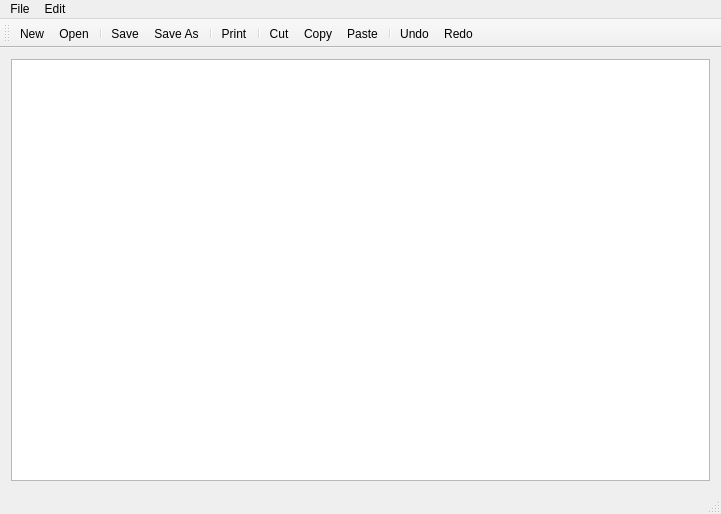
<?xml version="1.0" encoding="UTF-8"?>
<ui version="4.0">
 <class>Notepad</class>
 <widget class="QMainWindow" name="Notepad">
  <property name="geometry">
   <rect>
    <x>0</x>
    <y>0</y>
    <width>721</width>
    <height>514</height>
   </rect>
  </property>
  <property name="windowTitle">
   <string>Notepad</string>
  </property>
  <widget class="QWidget" name="centralWidget">
   <layout class="QVBoxLayout" name="verticalLayout">
    <item>
     <widget class="QTextEdit" name="textEdit"/>
    </item>
   </layout>
  </widget>
  <widget class="QMenuBar" name="menuBar">
   <property name="geometry">
    <rect>
     <x>0</x>
     <y>0</y>
     <width>721</width>
     <height>21</height>
    </rect>
   </property>
   <widget class="QMenu" name="menuFile">
    <property name="title">
     <string>File</string>
    </property>
    <addaction name="actionNew"/>
    <addaction name="actionOpen"/>
    <addaction name="separator"/>
    <addaction name="actionSave"/>
    <addaction name="actionSave_As"/>
    <addaction name="actionPrint"/>
    <addaction name="separator"/>
    <addaction name="separator"/>
    <addaction name="actionExit"/>
   </widget>
   <widget class="QMenu" name="menuEdit">
    <property name="title">
     <string>Edit</string>
    </property>
    <addaction name="actionCut"/>
    <addaction name="actionCopy"/>
    <addaction name="actionPaste"/>
    <addaction name="separator"/>
    <addaction name="actionUndo"/>
    <addaction name="actionRedo"/>
   </widget>
   <addaction name="menuFile"/>
   <addaction name="menuEdit"/>
  </widget>
  <widget class="QToolBar" name="mainToolBar">
   <attribute name="toolBarArea">
    <enum>TopToolBarArea</enum>
   </attribute>
   <attribute name="toolBarBreak">
    <bool>false</bool>
   </attribute>
   <addaction name="actionNew"/>
   <addaction name="actionOpen"/>
   <addaction name="separator"/>
   <addaction name="actionSave"/>
   <addaction name="actionSave_As"/>
   <addaction name="separator"/>
   <addaction name="actionPrint"/>
   <addaction name="separator"/>
   <addaction name="actionCut"/>
   <addaction name="actionCopy"/>
   <addaction name="actionPaste"/>
   <addaction name="separator"/>
   <addaction name="actionUndo"/>
   <addaction name="actionRedo"/>
  </widget>
  <widget class="QStatusBar" name="statusBar"/>
  <action name="actionNew">
   <property name="icon">
    <iconset resource="resources.qrc">
     <normaloff>:/icons/images/document-1.png</normaloff>:/icons/images/document-1.png</iconset>
   </property>
   <property name="text">
    <string>New</string>
   </property>
  </action>
  <action name="actionOpen">
   <property name="icon">
    <iconset resource="resources.qrc">
     <normaloff>:/icons/images/folder.png</normaloff>:/icons/images/folder.png</iconset>
   </property>
   <property name="text">
    <string>Open</string>
   </property>
  </action>
  <action name="actionSave">
   <property name="icon">
    <iconset resource="resources.qrc">
     <normaloff>:/icons/images/save.png</normaloff>:/icons/images/save.png</iconset>
   </property>
   <property name="text">
    <string>Save</string>
   </property>
  </action>
  <action name="actionSave_As">
   <property name="icon">
    <iconset resource="resources.qrc">
     <normaloff>:/icons/images/save-1.png</normaloff>:/icons/images/save-1.png</iconset>
   </property>
   <property name="text">
    <string>Save As</string>
   </property>
  </action>
  <action name="actionPrint">
   <property name="icon">
    <iconset resource="resources.qrc">
     <normaloff>:/icons/images/printer.png</normaloff>:/icons/images/printer.png</iconset>
   </property>
   <property name="text">
    <string>Print</string>
   </property>
  </action>
  <action name="actionExit">
   <property name="icon">
    <iconset resource="resources.qrc">
     <normaloff>:/icons/images/close.png</normaloff>:/icons/images/close.png</iconset>
   </property>
   <property name="text">
    <string>Exit</string>
   </property>
  </action>
  <action name="actionCut">
   <property name="icon">
    <iconset resource="resources.qrc">
     <normaloff>:/icons/images/cut.png</normaloff>:/icons/images/cut.png</iconset>
   </property>
   <property name="text">
    <string>Cut</string>
   </property>
  </action>
  <action name="actionCopy">
   <property name="icon">
    <iconset resource="resources.qrc">
     <normaloff>:/icons/images/copy.png</normaloff>:/icons/images/copy.png</iconset>
   </property>
   <property name="text">
    <string>Copy</string>
   </property>
  </action>
  <action name="actionPaste">
   <property name="icon">
    <iconset resource="resources.qrc">
     <normaloff>:/icons/images/paste.png</normaloff>:/icons/images/paste.png</iconset>
   </property>
   <property name="text">
    <string>Paste</string>
   </property>
  </action>
  <action name="actionUndo">
   <property name="icon">
    <iconset resource="resources.qrc">
     <normaloff>:/icons/images/undo.png</normaloff>:/icons/images/undo.png</iconset>
   </property>
   <property name="text">
    <string>Undo</string>
   </property>
  </action>
  <action name="actionRedo">
   <property name="icon">
    <iconset resource="resources.qrc">
     <normaloff>:/icons/images/redo.png</normaloff>:/icons/images/redo.png</iconset>
   </property>
   <property name="text">
    <string>Redo</string>
   </property>
  </action>
 </widget>
 <layoutdefault spacing="6" margin="11"/>
 <resources>
  <include location="resources.qrc"/>
 </resources>
 <connections/>
</ui>
